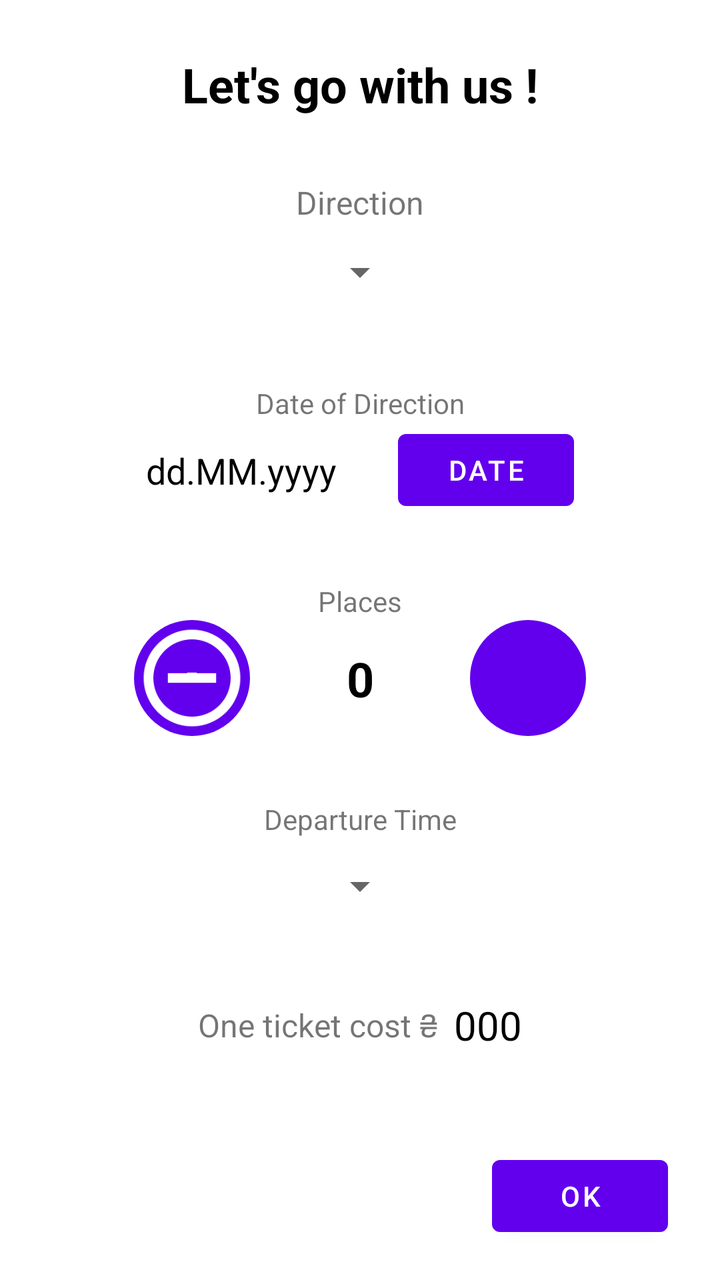
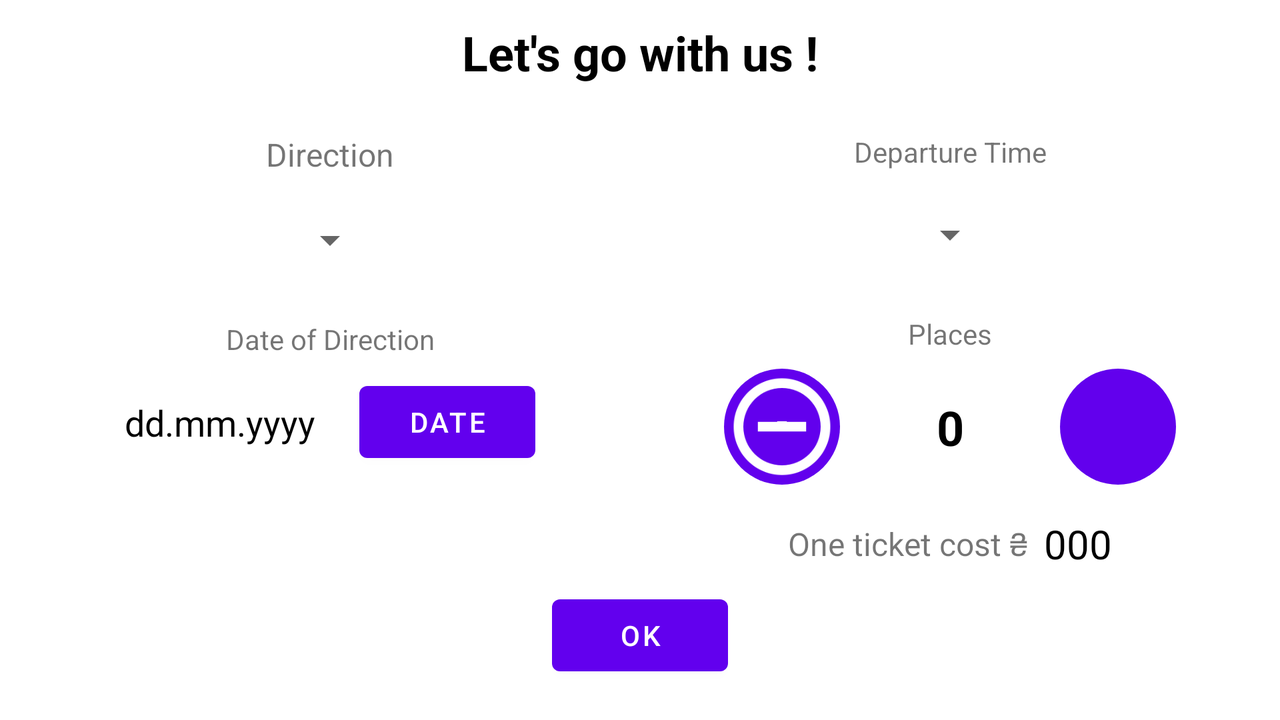

An Android layout and its configuration variant, each rendered on a device that would load it. The default file and the variant file are quoted in full after the pictures.
<!-- AndroidManifest.xml: application theme Theme.HW20221130 -->
<!-- res/layout/activity_main.xml -->
<?xml version="1.0" encoding="utf-8"?>
<androidx.constraintlayout.widget.ConstraintLayout xmlns:android="http://schemas.android.com/apk/res/android"
    xmlns:app="http://schemas.android.com/apk/res-auto"
    xmlns:tools="http://schemas.android.com/tools"
    android:layout_width="match_parent"
    android:layout_height="match_parent"
    android:layout_margin="10dp"
    tools:context=".MainActivity">

    <TextView
        android:id="@+id/tvGoWithUsTitle"
        android:layout_width="wrap_content"
        android:layout_height="wrap_content"
        android:layout_marginTop="16dp"
        android:text="@string/tvGoWithUsTitle"
        android:textColor="@color/black"
        android:textSize="24sp"
        android:textStyle="bold"
        app:layout_constraintEnd_toEndOf="parent"
        app:layout_constraintStart_toStartOf="parent"
        app:layout_constraintTop_toTopOf="parent" />

    <TextView
        android:id="@+id/tvDirectionBlock"
        android:layout_width="wrap_content"
        android:layout_height="wrap_content"
        android:layout_marginTop="32dp"
        android:text="@string/tvDirectionBlock"
        android:textSize="16sp"
        app:layout_constraintEnd_toEndOf="parent"
        app:layout_constraintStart_toStartOf="parent"
        app:layout_constraintTop_toBottomOf="@+id/tvGoWithUsTitle" />

    <Spinner
        android:id="@+id/spDirection"
        android:layout_width="wrap_content"
        android:layout_height="wrap_content"
        android:minHeight="48dp"
        app:layout_constraintEnd_toEndOf="parent"
        app:layout_constraintStart_toStartOf="parent"
        app:layout_constraintTop_toBottomOf="@+id/tvDirectionBlock"
        tools:ignore="SpeakableTextPresentCheck" />

    <Button
        android:id="@+id/btnLaunchTicketActivity"
        android:layout_width="wrap_content"
        android:layout_height="wrap_content"
        android:layout_marginEnd="16dp"
        android:layout_marginBottom="8dp"
        android:text="@string/btnLaunchTicketActivity"
        app:layout_constraintBottom_toBottomOf="parent"
        app:layout_constraintEnd_toEndOf="parent" />

    <TextView
        android:id="@+id/tvDateDialogBlock"
        android:layout_width="wrap_content"
        android:layout_height="wrap_content"
        android:layout_marginTop="32dp"
        android:text="@string/tvDateDialogBlock"
        app:layout_constraintEnd_toEndOf="parent"
        app:layout_constraintStart_toStartOf="parent"
        app:layout_constraintTop_toBottomOf="@+id/spDirection" />

    <androidx.constraintlayout.widget.ConstraintLayout
        android:id="@+id/clDate"
        android:layout_width="match_parent"
        android:layout_height="wrap_content"
        android:layout_marginStart="32dp"
        android:layout_marginEnd="32dp"
        app:layout_constraintEnd_toEndOf="parent"
        app:layout_constraintStart_toStartOf="parent"
        app:layout_constraintTop_toBottomOf="@+id/tvDateDialogBlock">

        <TextView
            android:id="@+id/tvDate"
            android:layout_width="wrap_content"
            android:layout_height="wrap_content"
            android:text="@string/pattern_date"
            android:textColor="@color/black"
            android:textSize="18sp"
            app:layout_constraintBottom_toBottomOf="parent"
            app:layout_constraintEnd_toStartOf="@+id/btnCalendar"
            app:layout_constraintHorizontal_bias="0.5"
            app:layout_constraintStart_toStartOf="parent"
            app:layout_constraintTop_toTopOf="parent"
            app:layout_constraintVertical_bias="0.5" />

        <Button
            android:id="@+id/btnCalendar"
            android:layout_width="wrap_content"
            android:layout_height="wrap_content"
            android:text="@string/btnCalendar"
            android:textSize="14sp"
            app:layout_constraintBottom_toBottomOf="parent"
            app:layout_constraintEnd_toEndOf="parent"
            app:layout_constraintHorizontal_bias="0.5"
            app:layout_constraintStart_toEndOf="@+id/tvDate"
            app:layout_constraintTop_toTopOf="parent"
            app:layout_constraintVertical_bias="1.0"
            tools:ignore="TouchTargetSizeCheck" />
    </androidx.constraintlayout.widget.ConstraintLayout>

    <androidx.constraintlayout.widget.ConstraintLayout
        android:id="@+id/clCountPlace"
        android:layout_width="wrap_content"
        android:layout_height="wrap_content"
        app:layout_constraintEnd_toEndOf="parent"
        app:layout_constraintStart_toStartOf="parent"
        app:layout_constraintTop_toBottomOf="@+id/tvPlacesBlock">

        <TextView
            android:id="@+id/tvPlaceCount"
            android:layout_width="110dp"
            android:layout_height="wrap_content"
            android:text="@string/tvPlaceCount"
            android:textAlignment="center"
            android:textColor="@color/black"
            android:textSize="24sp"
            android:textStyle="bold"
            app:layout_constraintBottom_toBottomOf="parent"
            app:layout_constraintEnd_toStartOf="@+id/ibPlusPlCounter"
            app:layout_constraintHorizontal_bias="0.5"
            app:layout_constraintStart_toEndOf="@+id/ibMinusPlCounter"
            app:layout_constraintTop_toTopOf="parent"
            app:layout_constraintVertical_bias="0.5" />

        <ImageButton
            android:id="@+id/ibMinusPlCounter"
            android:layout_width="58dp"
            android:layout_height="58dp"
            android:background="@drawable/circle_image_btn"
            android:scaleType="fitCenter"
            android:src="@drawable/baseline_minus_circle_outline_white_48"
            app:layout_constraintBottom_toBottomOf="parent"
            app:layout_constraintEnd_toStartOf="@+id/tvPlaceCount"
            app:layout_constraintHorizontal_bias="0.5"
            app:layout_constraintStart_toStartOf="parent"
            app:layout_constraintTop_toTopOf="parent"
            app:layout_constraintVertical_bias="0.5"
            tools:ignore="SpeakableTextPresentCheck" />

        <ImageButton
            android:id="@+id/ibPlusPlCounter"
            android:layout_width="58dp"
            android:layout_height="58dp"
            android:background="@drawable/circle_image_btn"
            android:scaleType="fitCenter"
            android:src="@drawable/baseline_add_circle_outline_white_48"
            app:layout_constraintBottom_toBottomOf="parent"
            app:layout_constraintEnd_toEndOf="parent"
            app:layout_constraintHorizontal_bias="0.5"
            app:layout_constraintStart_toEndOf="@+id/tvPlaceCount"
            app:layout_constraintTop_toTopOf="parent"
            app:layout_constraintVertical_bias="0.5"
            tools:ignore="SpeakableTextPresentCheck" />
    </androidx.constraintlayout.widget.ConstraintLayout>

    <TextView
        android:id="@+id/tvPlacesBlock"
        android:layout_width="wrap_content"
        android:layout_height="wrap_content"
        android:layout_marginTop="32dp"
        android:text="@string/tvPlacesBlock"
        app:layout_constraintEnd_toEndOf="parent"
        app:layout_constraintStart_toStartOf="parent"
        app:layout_constraintTop_toBottomOf="@+id/clDate" />

    <TextView
        android:id="@+id/tvDepartureTimeBlock"
        android:layout_width="wrap_content"
        android:layout_height="wrap_content"
        android:layout_marginTop="32dp"
        android:text="@string/tvDepartureTimeBlock"
        app:layout_constraintEnd_toEndOf="parent"
        app:layout_constraintStart_toStartOf="parent"
        app:layout_constraintTop_toBottomOf="@+id/clCountPlace" />

    <Spinner
        android:id="@+id/spDepartureTime"
        android:layout_width="wrap_content"
        android:layout_height="wrap_content"
        android:minHeight="48dp"
        app:layout_constraintEnd_toEndOf="parent"
        app:layout_constraintStart_toStartOf="parent"
        app:layout_constraintTop_toBottomOf="@+id/tvDepartureTimeBlock"
        tools:ignore="SpeakableTextPresentCheck" />

    <androidx.constraintlayout.widget.ConstraintLayout
        android:layout_width="wrap_content"
        android:layout_height="wrap_content"
        android:layout_marginTop="32dp"
        app:layout_constraintEnd_toEndOf="parent"
        app:layout_constraintStart_toStartOf="parent"
        app:layout_constraintTop_toBottomOf="@+id/spDepartureTime">

        <TextView
            android:id="@+id/tvTicketPriceTitle"
            android:layout_width="wrap_content"
            android:layout_height="wrap_content"
            android:text="One ticket cost ₴"
            android:textSize="16sp"
            app:layout_constraintBottom_toBottomOf="parent"
            app:layout_constraintEnd_toStartOf="@+id/tvOneTicketCost"
            app:layout_constraintHorizontal_bias="0.5"
            app:layout_constraintStart_toStartOf="parent"
            app:layout_constraintTop_toTopOf="parent"
            app:layout_constraintVertical_bias="0.5" />

        <TextView
            android:id="@+id/tvOneTicketCost"
            android:layout_width="wrap_content"
            android:layout_height="wrap_content"
            android:layout_marginStart="8dp"
            android:text="000"
            android:textColor="@color/black"
            android:textSize="20sp"
            app:layout_constraintBottom_toBottomOf="parent"
            app:layout_constraintEnd_toEndOf="parent"
            app:layout_constraintHorizontal_bias="0.5"
            app:layout_constraintStart_toEndOf="@+id/tvTicketPriceTitle"
            app:layout_constraintTop_toTopOf="parent"
            app:layout_constraintVertical_bias="0.5" />
    </androidx.constraintlayout.widget.ConstraintLayout>

</androidx.constraintlayout.widget.ConstraintLayout>
<!-- resources referenced by this layout -->
<resources>
  <!-- drawable baseline_minus_circle_outline_white_48: png bitmap (drawable, 6849 bytes) -->
  <!-- drawable circle_image_btn (drawable) -->
  <?xml version="1.0" encoding="utf-8"?>
  <shape xmlns:android="http://schemas.android.com/apk/res/android">
      <corners android:radius="245dp" />
      <solid android:color="#6200ED" />
  </shape>
  <string name="btnCalendar">DATE</string>
  <string name="btnLaunchTicketActivity">OK</string>
  <string name="pattern_date">dd.MM.yyyy</string>
  <string name="tvDateDialogBlock">Date of Direction</string>
  <string name="tvDepartureTimeBlock">Departure Time</string>
  <string name="tvDirectionBlock">Direction</string>
  <string name="tvGoWithUsTitle">Let\'s go with us !</string>
  <string name="tvPlaceCount">0</string>
  <string name="tvPlacesBlock">Places</string>
  <style name="Theme.HW20221130" parent="Theme.MaterialComponents.DayNight.DarkActionBar">
          
          <item name="colorPrimary">@color/purple_500</item>
          <item name="colorPrimaryVariant">@color/purple_700</item>
          <item name="colorOnPrimary">@color/white</item>
          
          <item name="colorSecondary">@color/teal_200</item>
          <item name="colorSecondaryVariant">@color/teal_700</item>
          <item name="colorOnSecondary">@color/black</item>
          
          <item name="android:statusBarColor">?attr/colorPrimaryVariant</item>
          
      </style>
</resources>
<!-- res/layout-land/activity_main.xml (the repository's variant of the layout above) -->
<!-- drawn on the phone turned sideways -->
<?xml version="1.0" encoding="utf-8"?>
<LinearLayout xmlns:android="http://schemas.android.com/apk/res/android"
    xmlns:app="http://schemas.android.com/apk/res-auto"
    xmlns:tools="http://schemas.android.com/tools"
    android:layout_width="match_parent"
    android:layout_height="match_parent"
    android:layout_margin="10dp"
    android:orientation="vertical"
    tools:context=".MainActivity">

    <LinearLayout
        android:layout_width="wrap_content"
        android:layout_height="wrap_content"
        android:layout_gravity="center_horizontal"
        android:layout_weight="1"
        android:orientation="horizontal">

        <TextView
            android:id="@+id/tvGoWithUsTitle"
            android:layout_width="wrap_content"
            android:layout_height="wrap_content"
            android:text="Let's go with us !"
            android:textColor="@color/black"
            android:textSize="24sp"
            android:textStyle="bold" />
    </LinearLayout>

    <LinearLayout
        android:layout_width="match_parent"
        android:layout_height="wrap_content"
        android:layout_weight="1"
        android:orientation="horizontal">

        <androidx.constraintlayout.widget.ConstraintLayout
            android:id="@+id/clLeft"
            android:layout_width="match_parent"
            android:layout_height="match_parent"
            android:layout_weight="1">

            <TextView
                android:id="@+id/tvDirectionBlock"
                android:layout_width="wrap_content"
                android:layout_height="wrap_content"
                android:layout_marginTop="16dp"
                android:text="Direction"
                android:textSize="16sp"
                app:layout_constraintEnd_toEndOf="parent"
                app:layout_constraintStart_toStartOf="parent"
                app:layout_constraintTop_toTopOf="parent" />

            <Spinner
                android:id="@+id/spDirection"
                android:layout_width="wrap_content"
                android:layout_height="wrap_content"
                android:layout_marginTop="8dp"
                android:minHeight="48dp"
                app:layout_constraintEnd_toEndOf="parent"
                app:layout_constraintStart_toStartOf="parent"
                app:layout_constraintTop_toBottomOf="@+id/tvDirectionBlock"
                tools:ignore="SpeakableTextPresentCheck" />

            <TextView
                android:id="@+id/tvDateDialogBlock"
                android:layout_width="wrap_content"
                android:layout_height="wrap_content"
                android:layout_marginTop="16dp"
                android:text="Date of Direction"
                app:layout_constraintEnd_toEndOf="parent"
                app:layout_constraintStart_toStartOf="parent"
                app:layout_constraintTop_toBottomOf="@+id/spDirection" />

            <androidx.constraintlayout.widget.ConstraintLayout
                android:id="@+id/clDate"
                android:layout_width="250dp"
                android:layout_height="wrap_content"
                android:layout_marginTop="8dp"
                app:layout_constraintEnd_toEndOf="parent"
                app:layout_constraintStart_toStartOf="parent"
                app:layout_constraintTop_toBottomOf="@+id/tvDateDialogBlock">

                <TextView
                    android:id="@+id/tvDate"
                    android:layout_width="wrap_content"
                    android:layout_height="wrap_content"
                    android:text="dd.mm.yyyy"
                    android:textColor="@color/black"
                    android:textSize="18sp"
                    app:layout_constraintBottom_toBottomOf="parent"
                    app:layout_constraintEnd_toStartOf="@+id/btnCalendar"
                    app:layout_constraintHorizontal_bias="0.5"
                    app:layout_constraintStart_toStartOf="parent"
                    app:layout_constraintTop_toTopOf="parent"
                    app:layout_constraintVertical_bias="0.5" />

                <Button
                    android:id="@+id/btnCalendar"
                    android:layout_width="wrap_content"
                    android:layout_height="wrap_content"
                    android:text="DATE"
                    android:textSize="14sp"
                    app:layout_constraintBottom_toBottomOf="parent"
                    app:layout_constraintEnd_toEndOf="parent"
                    app:layout_constraintHorizontal_bias="0.5"
                    app:layout_constraintStart_toEndOf="@+id/tvDate"
                    app:layout_constraintTop_toTopOf="parent"
                    app:layout_constraintVertical_bias="1.0"
                    tools:ignore="TouchTargetSizeCheck" />
            </androidx.constraintlayout.widget.ConstraintLayout>
        </androidx.constraintlayout.widget.ConstraintLayout>

        <androidx.constraintlayout.widget.ConstraintLayout
            android:id="@+id/clRight"
            android:layout_width="match_parent"
            android:layout_height="match_parent"
            android:layout_weight="1">

            <androidx.constraintlayout.widget.ConstraintLayout
                android:id="@+id/clCountPlace"
                android:layout_width="wrap_content"
                android:layout_height="wrap_content"
                android:layout_marginTop="8dp"
                app:layout_constraintEnd_toEndOf="parent"
                app:layout_constraintStart_toStartOf="parent"
                app:layout_constraintTop_toBottomOf="@+id/tvPlacesBlock">

                <TextView
                    android:id="@+id/tvPlaceCount"
                    android:layout_width="110dp"
                    android:layout_height="wrap_content"
                    android:text="0"
                    android:textAlignment="center"
                    android:textColor="@color/black"
                    android:textSize="24sp"
                    android:textStyle="bold"
                    app:layout_constraintBottom_toBottomOf="parent"
                    app:layout_constraintEnd_toStartOf="@+id/ibPlusPlCounter"
                    app:layout_constraintHorizontal_bias="0.5"
                    app:layout_constraintStart_toEndOf="@+id/ibMinusPlCounter"
                    app:layout_constraintTop_toTopOf="parent"
                    app:layout_constraintVertical_bias="0.5" />

                <ImageButton
                    android:id="@+id/ibMinusPlCounter"
                    android:layout_width="58dp"
                    android:layout_height="58dp"
                    android:background="@drawable/circle_image_btn"
                    android:scaleType="fitCenter"
                    android:src="@drawable/baseline_minus_circle_outline_white_48"
                    app:layout_constraintBottom_toBottomOf="parent"
                    app:layout_constraintEnd_toStartOf="@+id/tvPlaceCount"
                    app:layout_constraintHorizontal_bias="0.5"
                    app:layout_constraintStart_toStartOf="parent"
                    app:layout_constraintTop_toTopOf="parent"
                    app:layout_constraintVertical_bias="0.5"
                    tools:ignore="SpeakableTextPresentCheck" />

                <ImageButton
                    android:id="@+id/ibPlusPlCounter"
                    android:layout_width="58dp"
                    android:layout_height="58dp"
                    android:background="@drawable/circle_image_btn"
                    android:scaleType="fitCenter"
                    android:src="@drawable/baseline_add_circle_outline_white_48"
                    app:layout_constraintBottom_toBottomOf="parent"
                    app:layout_constraintEnd_toEndOf="parent"
                    app:layout_constraintHorizontal_bias="0.5"
                    app:layout_constraintStart_toEndOf="@+id/tvPlaceCount"
                    app:layout_constraintTop_toTopOf="parent"
                    app:layout_constraintVertical_bias="0.5"
                    tools:ignore="SpeakableTextPresentCheck" />
            </androidx.constraintlayout.widget.ConstraintLayout>

            <TextView
                android:id="@+id/tvPlacesBlock"
                android:layout_width="wrap_content"
                android:layout_height="wrap_content"
                android:layout_marginTop="16dp"
                android:text="Places"
                app:layout_constraintEnd_toEndOf="parent"
                app:layout_constraintStart_toStartOf="parent"
                app:layout_constraintTop_toBottomOf="@+id/spDepartureTime" />

            <androidx.constraintlayout.widget.ConstraintLayout
                android:layout_width="wrap_content"
                android:layout_height="wrap_content"
                android:layout_marginTop="16dp"
                app:layout_constraintEnd_toEndOf="parent"
                app:layout_constraintStart_toStartOf="parent"
                app:layout_constraintTop_toBottomOf="@+id/clCountPlace">

                <TextView
                    android:id="@+id/tvTicketPriceTitle"
                    android:layout_width="wrap_content"
                    android:layout_height="wrap_content"
                    android:text="One ticket cost ₴"
                    android:textSize="16sp"
                    app:layout_constraintBottom_toBottomOf="parent"
                    app:layout_constraintEnd_toStartOf="@+id/tvOneTicketCost"
                    app:layout_constraintHorizontal_bias="0.5"
                    app:layout_constraintStart_toStartOf="parent"
                    app:layout_constraintTop_toTopOf="parent"
                    app:layout_constraintVertical_bias="0.5" />

                <TextView
                    android:id="@+id/tvOneTicketCost"
                    android:layout_width="wrap_content"
                    android:layout_height="wrap_content"
                    android:layout_marginStart="8dp"
                    android:text="000"
                    android:textColor="@color/black"
                    android:textSize="20sp"
                    app:layout_constraintBottom_toBottomOf="parent"
                    app:layout_constraintEnd_toEndOf="parent"
                    app:layout_constraintHorizontal_bias="0.5"
                    app:layout_constraintStart_toEndOf="@+id/tvTicketPriceTitle"
                    app:layout_constraintTop_toTopOf="parent"
                    app:layout_constraintVertical_bias="0.5" />
            </androidx.constraintlayout.widget.ConstraintLayout>

            <Spinner
                android:id="@+id/spDepartureTime"
                android:layout_width="wrap_content"
                android:layout_height="wrap_content"
                android:layout_marginTop="8dp"
                android:minHeight="48dp"
                app:layout_constraintEnd_toEndOf="parent"
                app:layout_constraintStart_toStartOf="parent"
                app:layout_constraintTop_toBottomOf="@+id/tvDepartureTimeBlock"
                tools:ignore="SpeakableTextPresentCheck" />

            <TextView
                android:id="@+id/tvDepartureTimeBlock"
                android:layout_width="wrap_content"
                android:layout_height="wrap_content"
                android:layout_marginTop="16dp"
                android:text="Departure Time"
                app:layout_constraintEnd_toEndOf="parent"
                app:layout_constraintStart_toStartOf="parent"
                app:layout_constraintTop_toTopOf="parent" />
        </androidx.constraintlayout.widget.ConstraintLayout>

    </LinearLayout>

    <LinearLayout
        android:layout_width="wrap_content"
        android:layout_height="wrap_content"
        android:layout_weight="1"
        android:layout_gravity="center_horizontal"
        android:orientation="horizontal">

        <Button
            android:id="@+id/btnLaunchTicketActivity"
            android:layout_width="wrap_content"
            android:layout_height="wrap_content"
            android:text="OK" />
    </LinearLayout>

</LinearLayout>
<!-- resources referenced by the variant -->
<!-- as the phone turned sideways resolves them -->
<resources>
  <!-- drawable baseline_minus_circle_outline_white_48: png bitmap (drawable, 6849 bytes) -->
  <!-- drawable circle_image_btn (drawable) -->
  <?xml version="1.0" encoding="utf-8"?>
  <shape xmlns:android="http://schemas.android.com/apk/res/android">
      <corners android:radius="245dp" />
      <solid android:color="#6200ED" />
  </shape>
  <style name="Theme.HW20221130" parent="Theme.MaterialComponents.DayNight.DarkActionBar">
          
          <item name="colorPrimary">@color/purple_500</item>
          <item name="colorPrimaryVariant">@color/purple_700</item>
          <item name="colorOnPrimary">@color/white</item>
          
          <item name="colorSecondary">@color/teal_200</item>
          <item name="colorSecondaryVariant">@color/teal_700</item>
          <item name="colorOnSecondary">@color/black</item>
          
          <item name="android:statusBarColor">?attr/colorPrimaryVariant</item>
          
      </style>
</resources>
